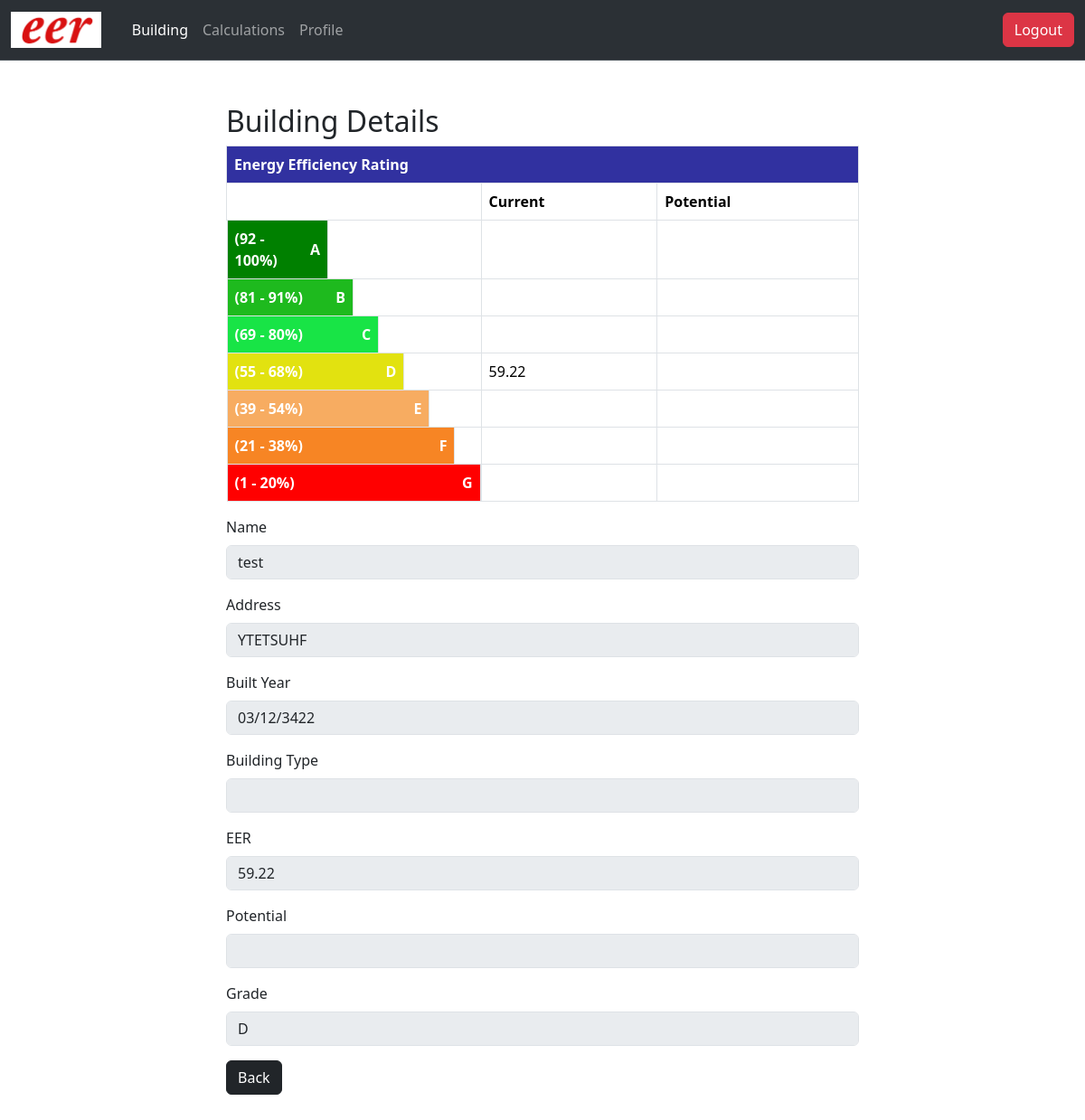
Screenshot of /tenants/view_building.php?id=3 (signed in) with the database file from the repository.
### tables this page shows
CREATE TABLE `building` (
  `id` int(11) NOT NULL,
  `user_id` int(11) DEFAULT NULL,
  `name` text DEFAULT NULL,
  `BuildingAddress` varchar(1000) DEFAULT NULL,
  `Building_Type` text DEFAULT NULL,
  `built_year` date DEFAULT NULL,
  `eer` text DEFAULT NULL,
  `potential` text DEFAULT NULL,
  `grade` text DEFAULT NULL,
  `created_at` datetime DEFAULT NULL
);

### tenants/view_building.php (the view, shortened to what this page needs)
<?php
include "../php/db.php";
  $id = $_GET['id'];
$calculations_data = mysqli_query($conn, "SELECT * FROM `building` WHERE `id`=$id");
$data = mysqli_fetch_assoc($calculations_data);
?>
<!doctype html>
<html lang="en">
  <head>
    <link href="https://cdn.jsdelivr.net/npm/bootstrap@5.3.3/dist/css/bootstrap.min.css" rel="stylesheet">
    <link rel="stylesheet" href="https://cdn.datatables.net/2.0.2/css/dataTables.dataTables.min.css">
</head>
<body>
    <?php include("header.php"); ?>
   <div style="max-width: 700px" class=" mx-auto mt-5">
    <div class="d-flex justify-content-between">
<div><h2>Building Details</h2></div>
    </div>
    <table class="table table-bordered mx-auto" style="max-width:700px;">
  <thead>
  <tr>
      <th scope="col" colspan="3" style="width:100%;background: #3131a0;color:white;">Energy Efficiency Rating</th>
    </tr>
    <tr>
      <th scope="col"></th>
      <th scope="col">Current</th>
      <th scope="col">Potential</th>
    </tr>
  </thead>
  <tbody>
  <tr>
      <th scope="row" class="d-flex justify-content-between align-items-center" style="width:40%;background: green;color:white;">
    <div>(92 - 100%)</div>
    <div>A</div>
    </th>
      <td><?php if(intval($data['eer']) >= 92 && intval($data['eer']) <= 100){ echo $data['eer']; } ?></td>
      <td><?php if(intval($data['potential']) >= 92 && intval($data['potential']) <= 100){ echo $data['potential']; } ?></td>
    </tr>
    <tr>
      <th scope="row" class="d-flex justify-content-between align-items-center" style="width:50%;background: #1eba1e;color:white;">
    <div>(81 - 91%)</div>
    <div>B</div>
    </th>
      <td><?php if(intval($data['eer']) >= 81 && intval($data['eer']) <= 91){ echo $data['eer']; } ?></td>
      <td><?php if(intval($data['potential']) >= 81 && intval($data['potential']) <= 91){ echo $data['potential']; } ?></td>
    </tr>
    <tr>
      <th scope="row" class="d-flex justify-content-between align-items-center" style="width:60%;background: #18e446;color:white;">
    <div>(69 - 80%)</div>
    <div>C</div>
    </th>
      <td><?php if(intval($data['eer']) >= 69 && intval($data['eer']) <= 80){ echo $data['eer']; } ?></td>
      <td><?php if(intval($data['potential']) >= 69 && intval($data['potential']) <= 80){ echo $data['potential']; } ?></td>
    </tr>
    <tr>
      <th scope="row" class="d-flex justify-content-between align-items-center" style="width:70%;background: #e2e210;color:white;">
    <div>(55 - 68%)</div>
    <div>D</div>
    </th>
    <td><?php if(intval($data['eer']) >= 55 && intval($data['eer']) <= 68){ echo $data['eer']; } ?></td>
    <td><?php if(intval($data['potential']) >= 55 && intval($data['potential']) <= 68){ echo $data['potential']; } ?></td>
    </tr>
    <tr>
      <th scope="row" class="d-flex justify-content-between align-items-center" style="width:80%;background: #f7ac61;color:white;">
    <div>(39 - 54%)</div>
    <div>E</div>
    </th>
      <td><?php if(intval($data['eer']) >= 39 && intval($data['eer']) <= 54){ echo $data['eer']; } ?></td>
      <td><?php if(intval($data['potential']) >= 39 && intval($data['potential']) <= 54){ echo $data['potential']; } ?></td>
    </tr><tr>
      <th scope="row" class="d-flex justify-content-between align-items-center" style="width:90%;background: #f78524;color:white;">
    <div>(21 - 38%)</div>
    <div>F</div>
    </th>
    <td><?php if(intval($data['eer']) >= 21 && intval($data['eer']) <= 38){ echo $data['eer']; } ?></td>
    <td><?php if(intval($data['potential']) >= 21 && intval($data['potential']) <= 38){ echo $data['potential']; } ?></td>
    </tr>
    <tr>
      <th scope="row" class="d-flex justify-content-between align-items-center" style="width:100%; background:red; color:white;">
    <div>(1 - 20%)</div>
    <div>G</div>
    </th>
      <td><?php if(intval($data['eer']) >= 1 && intval($data['eer']) <= 20){ echo $data['eer']; } ?></td>
      <td><?php if(intval($data['potential']) >= 1 && intval($data['potential']) <= 20){ echo $data['potential']; } ?></td>
    </tr>
  </tbody>
    </table>
    <form method="post">
    <div class="mb-3">
    <label for="name" class="form-label">Name</label>
    <input type="text" name="name" class="form-control" id="name" value="<?=$data['name']?>" readonly disabled>
  </div>
  <div class="mb-3">
    <label for="address" class="form-label">Address</label>
    <input type="text" name="BuildingAddress" class="form-control" id="BuildingAddress" value="<?=$data['BuildingAddress']?>" readonly disabled>
  </div>
  <div class="mb-3">
    <label for="built_year" class="form-label">Built Year</label>
    <input type="date" name="built_year" class="form-control" id="built_year"  value="<?=$data['built_year']?>" readonly disabled>
  </div>
  <div class="mb-3">
    <label for="Building_Type" class="form-label">Building Type</label>
    <input type="text" name="Building_Type" class="form-control" id="Building_Type"  value="<?=$data['Building_Type']?>" readonly disabled>
  </div>
  <div class="mb-3">
    <label for="eer" class="form-label">EER</label>
    <input type="text" name="eer" class="form-control" id="eer"  value="<?=$data['eer']?>" readonly disabled>
  </div>
  <div class="mb-3">
    <label for="potential" class="form-label">Potential</label>
    <input type="text" name="potential" class="form-control" id="potential"  value="<?=$data['potential']?>" readonly disabled>
  </div>
  <div class="mb-3">
    <label for="grade" class="form-label">Grade</label>
    <input type="text" name="grade" class="form-control" id="grade"  value="<?=$data['grade']?>" readonly disabled>
  </div>
  <div class="mb-5">
    <a href="index.php" class="btn btn-dark">Back</a>
  </div>
</form>
   </div>
   <?php include("footer.php"); ?>

### rows the page displays
building: eer "59.22", name "test", BuildingAddress "YTETSUHF", built_year "03/12/3422", grade "D"
